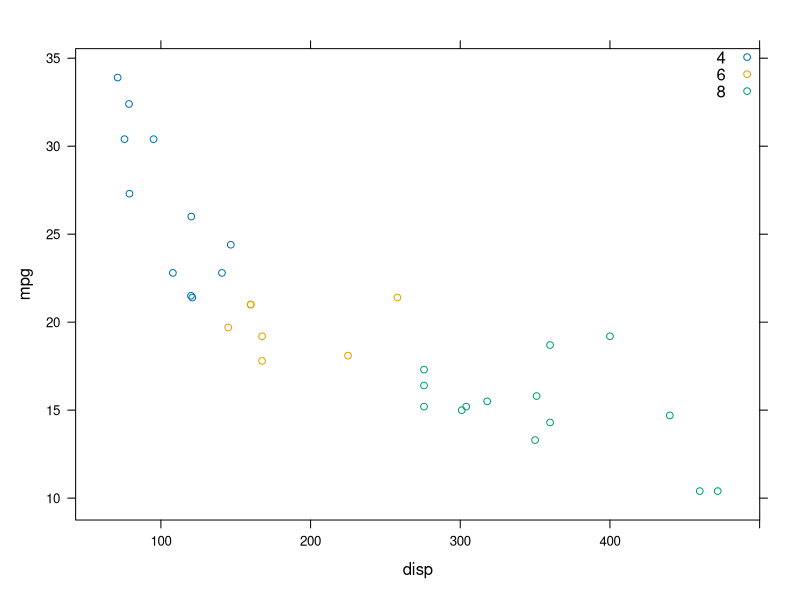
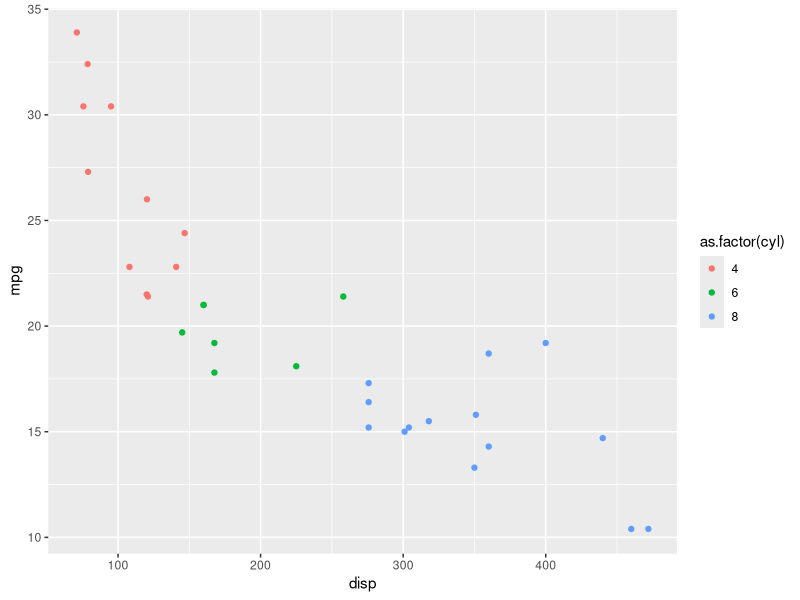
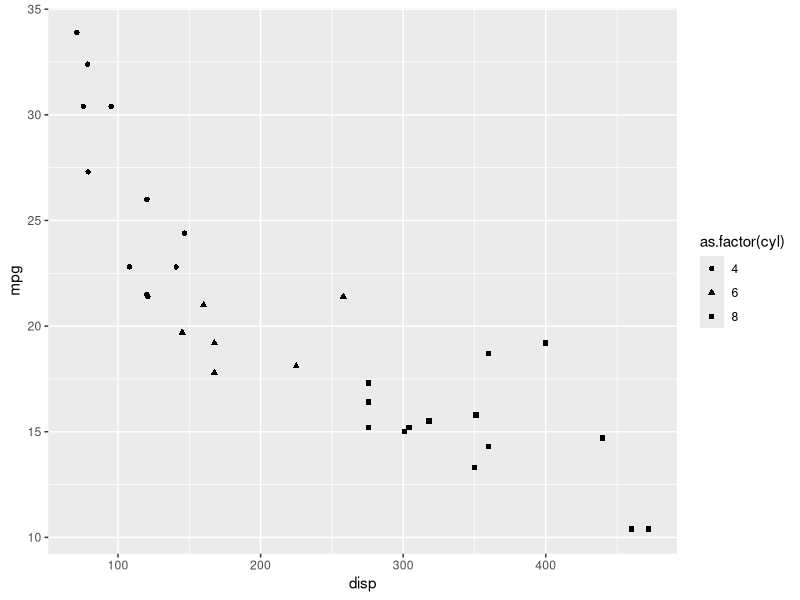
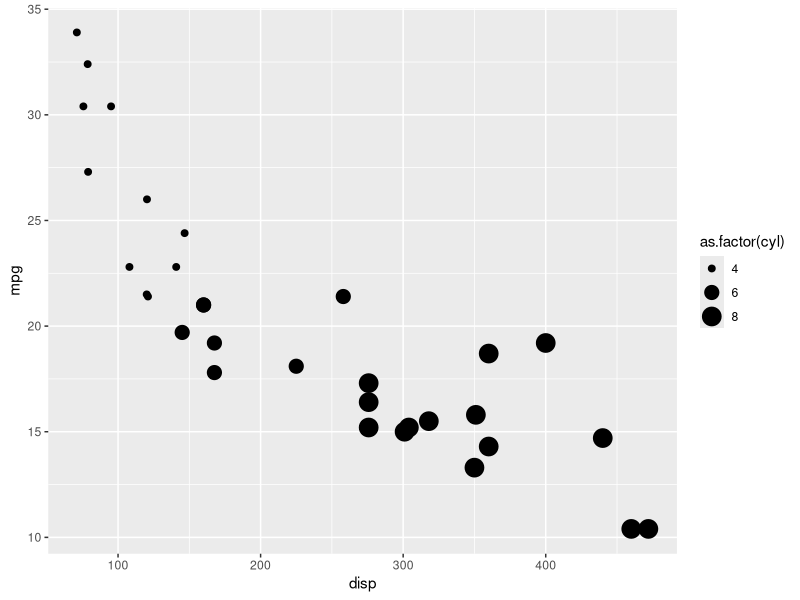
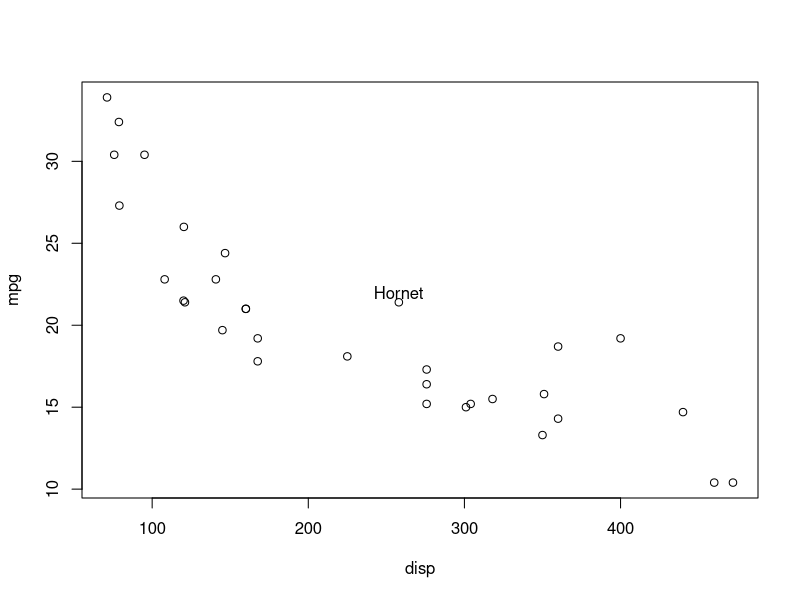
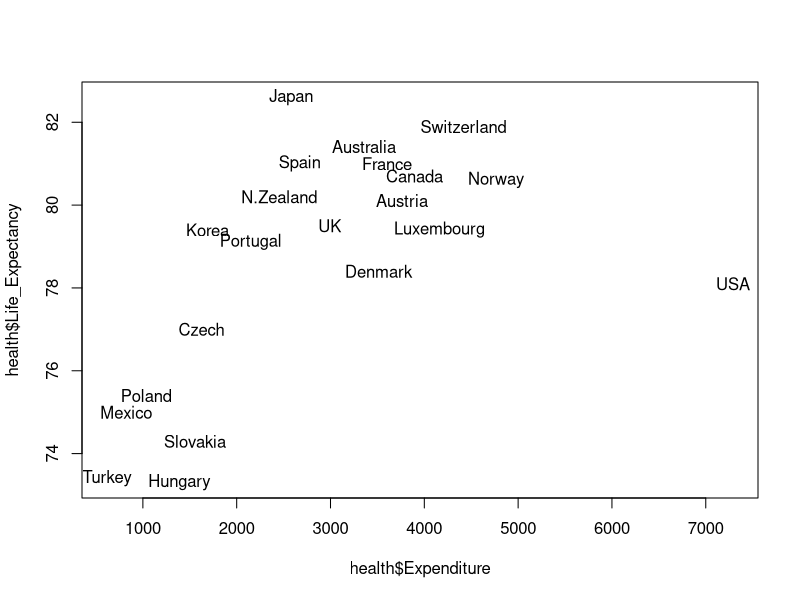
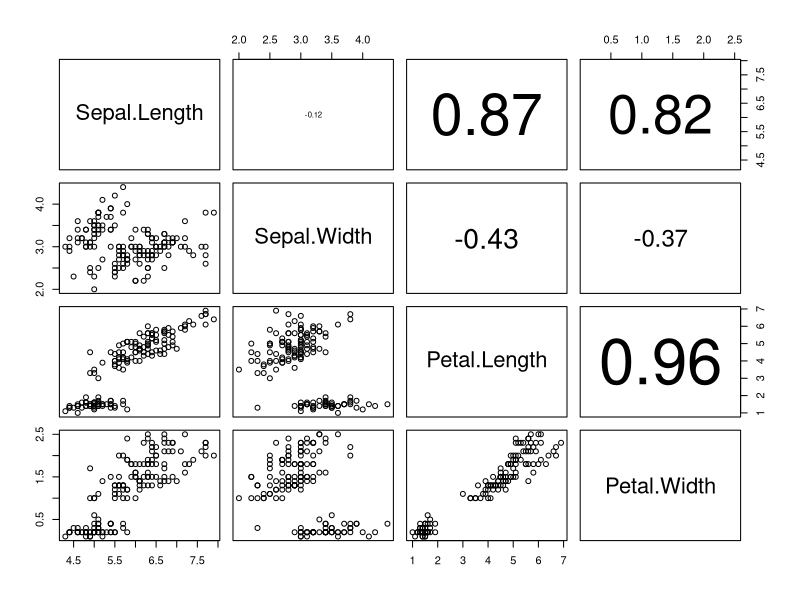
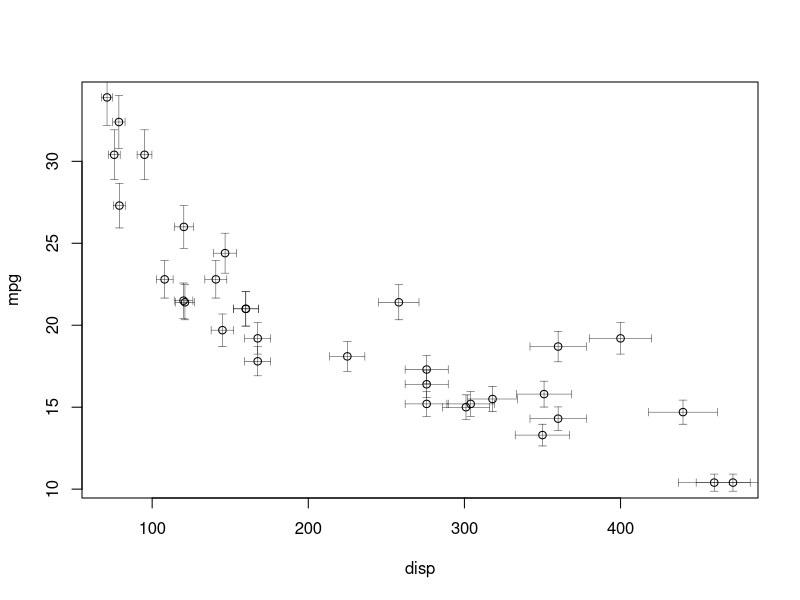

Write R code to recreate these figures, in order. (Note: this script raises an error after producing the figures.)
# R语言作散点图

# 1. 利用xyplot()对散点分组
library(lattice)
data("mtcars")
xyplot(mpg~disp,
       data=mtcars,
       groups=cyl,
       auto.key=list(corner=c(1,1)))

## install.packages("ggplot2")
library(ggplot2)
qplot(disp, mpg, data = mtcars,col = as.factor(cyl))

# 2. 使用散点形状和大小表示分组
## 使用形状分组
qplot(disp, mpg, data = mtcars,
      shape = as.factor(cyl)) 
## 使用大小分组
qplot(disp, mpg, data = mtcars,
      size = as.factor(cyl))

# 3. 用文本标记点
plot(mpg~disp, data = mtcars)
text(258,22,"Hornet")
health = read.csv("HealthExpenditure.csv", header = TRUE)
plot(health$Expenditure, health$Life_Expectancy, type = "n")
text(health$Expenditure, health$Life_Expectancy, 
     health$Country)

# 4. pairs()散点图和相关系数
panel.cor <- function(x, y, ...)
{
  par(usr = c(0, 1, 0, 1))
  txt <- as.character(format(cor(x, y), digits=2))
  text(0.5, 0.5, txt,  cex = 6* abs(cor(x, y)))
}
pairs(iris[1:4], upper.panel = panel.cor)

# 5. 误差条bar
plot(mpg~disp, data = mtcars)
## 竖直误差条
arrows(x0 = mtcars$disp,
       y0 = mtcars$mpg*0.95,
       x1 = mtcars$disp,
       y1 = mtcars$mpg*1.05,
       angle = 90,
       code  = 3,
       length= 0.04,
       lwd   = 0.4)
## 水平误差条
arrows(x0 = mtcars$disp*0.95,
       y0 = mtcars$mpg,
       x1 = mtcars$disp*1.05,
       y1 = mtcars$mpg,
       angle = 90,
       code  = 3,
       length= 0.04,
       lwd   = 0.4)

# 6. jitter()函数给向量加上噪音
x = rbinom(1000, 10, 0.25)
y = rbinom(1000, 10, 0.25)
plot(x,y)
plot(jitter(x), jitter(y))

# 7. 线性模型：画回归直线
plot(mtcars$mpg ~ mtcars$disp)
lmfit = lm(mtcars$mpg ~ mtcars$disp)
abline(lmfit)

# 8. 非线性模型：拟合曲线
x = -(1:100)/10
y = 100 + 10 * exp(x / 2) + rnorm(x)/10
nlmod = nls(y ~  Const + A * exp(B * x), trace=TRUE)
plot(x,y)
lines(x, predict(nlmod), col = "red")

# 9. lowess:局部加权回归散点平滑法
plot(cars, main = "lowess(cars)")
lines(lowess(cars), col = "blue")	
lines(lowess(cars, f=0.3), col = "orange")

# 10. 三维散点图
## install.packages("scatterplot3d") 
library(scatterplot3d)
scatterplot3d(x = mtcars$wt,
              y = mtcars$disp,
              z = mtcars$mpg)
scatterplot3d(wt, disp, mpg,
              pch=16, highlight.3d=TRUE, angle=20,
              xlab="Weight",ylab="Displacement",zlab="Fuel Economy (mpg)",
              type="h", main="Relationships between car specifications")

# 11. QQ图
qqnorm(mtcars$mpg)
qqline(mtcars$mpg)
## 线性回归模型的检验
lmfit = lm(mtcars$mpg~mtcars$disp)
par(mfrow = c(2,2))
plot(lmfit)

# 12. 画密度函数
par(mfrow = c(1,1))
x = rnorm(1000)
plot(density(x),type = "l") 
rug(x)
## rug函数看分布
metals = read.csv("metals.csv")
plot(Ba~Cu,data = metals, xlim = c(0,100))
rug(metals$Cu)
rug(metals$Ba, side = 2,
    col = "red", ticksize = 0.02)

# 13 smoothScatter()函数
n = 10000
x = matrix(rnorm(n), ncol=2)
y = matrix(rnorm(n, mean=3, sd=1.5), ncol=2)
smoothScatter(x, y)
